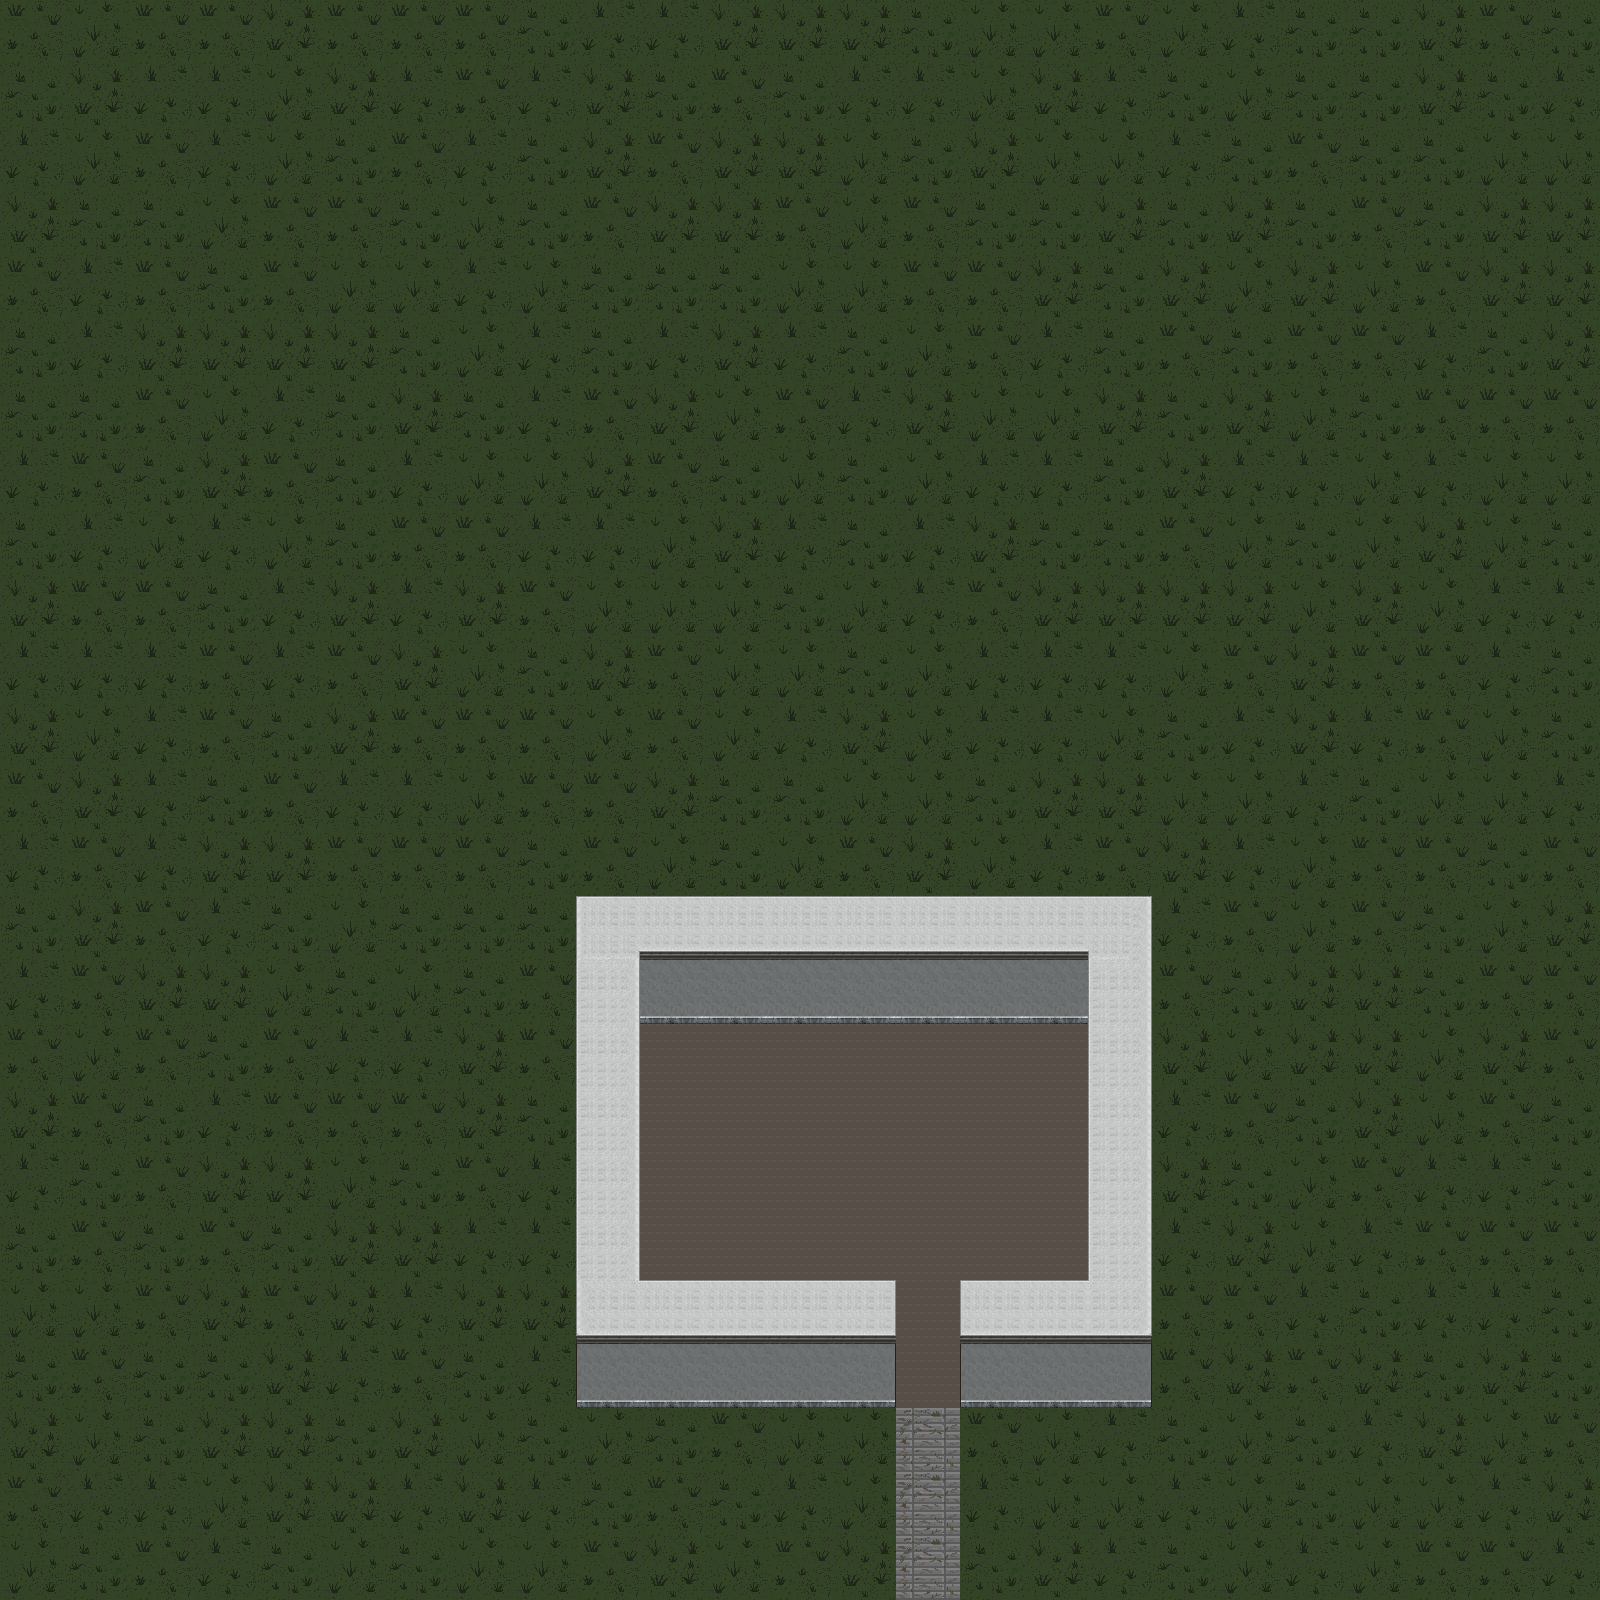

A level layout from a 2D game, rendered from its tile map. Below: a short description, then the map file with its tile-grid data intact:
An orthogonal 25x25 tile map with 64x64 px tiles, 3 tile layers (Tile Layer 1, Tile Layer 2, Tile Layer 3), 2 tilesets.

<map version="1.0" tiledversion="1.1.1" orientation="orthogonal" renderorder="left-down" width="25" height="25" tilewidth="64" tileheight="64" infinite="0" nextobjectid="1">
 <tileset firstgid="1" source="Terrain.tsx" />
 <tileset firstgid="101" source="City_walls.tsx" />
 <layer name="Tile Layer 1" width="25" height="25">
  <data encoding="csv">
2,3,2,2,4,2,2,2,5,1,1,4,4,4,5,3,3,2,3,1,5,5,4,2,5,
5,4,1,1,3,4,1,2,1,4,5,2,5,1,1,3,4,1,5,3,5,5,4,5,1,
1,3,2,1,3,5,2,1,5,4,2,4,4,3,5,4,3,3,1,5,2,5,5,3,3,
4,5,5,3,2,2,5,3,5,2,4,4,2,3,2,5,5,4,5,4,5,2,5,4,4,
2,1,2,5,2,3,3,1,3,5,5,5,3,3,2,2,4,5,4,3,4,3,2,4,4,
5,1,4,4,4,4,5,3,1,5,1,4,1,5,3,2,1,5,2,5,2,2,1,5,4,
5,5,2,3,1,5,4,5,1,2,4,3,2,1,4,3,3,4,5,4,3,5,2,2,2,
1,2,5,4,2,5,1,3,3,4,2,5,3,5,3,1,1,5,4,1,1,3,1,3,3,
5,1,3,1,3,5,2,2,1,1,3,4,1,5,1,4,5,5,2,3,5,3,4,3,5,
4,2,2,5,1,4,1,4,2,3,3,3,5,3,1,2,4,4,4,4,3,4,3,1,1,
1,1,1,2,1,2,4,3,5,4,2,3,3,5,3,1,1,1,3,2,4,2,2,1,5,
4,3,1,2,5,4,2,2,2,3,2,3,1,4,3,1,1,3,5,1,4,1,2,3,5,
2,4,1,5,2,1,1,3,2,2,4,5,5,3,3,5,4,4,3,3,1,5,3,3,1,
1,2,1,4,4,2,2,2,5,2,3,5,3,2,4,3,1,2,4,1,3,2,2,5,2,
5,4,2,1,5,3,5,5,5,3,1,5,1,4,5,2,2,3,1,2,3,2,5,3,4,
1,2,4,4,3,5,3,5,2,4,3,2,2,5,2,2,1,2,2,5,4,4,5,2,2,
2,3,2,5,2,1,1,4,2,5,16,16,16,16,16,16,16,4,4,3,4,4,3,4,2,
4,2,5,1,2,2,2,4,5,1,16,16,16,16,16,16,16,1,1,2,5,4,3,2,5,
1,5,2,4,4,3,5,2,1,2,16,16,16,16,16,16,16,2,4,5,3,2,1,1,5,
5,2,5,2,5,4,4,1,1,3,16,16,16,16,16,16,16,4,1,4,3,1,2,2,2,
3,3,2,4,2,4,1,4,4,1,4,5,1,4,16,5,2,4,2,2,1,5,1,1,5,
5,2,5,5,4,1,2,5,1,1,3,1,4,1,16,1,4,3,2,4,2,4,5,4,5,
4,3,5,4,4,5,4,3,5,3,5,2,3,3,39,2,3,1,5,3,5,1,4,3,2,
2,1,1,3,4,4,1,4,1,5,2,5,1,3,39,1,3,3,1,3,5,3,3,1,4,
3,5,2,1,5,3,5,3,3,2,4,3,2,4,39,5,4,1,5,3,1,3,2,2,1
</data>
 </layer>
 <layer name="Tile Layer 2" width="25" height="25">
  <data encoding="csv">
0,0,0,0,0,0,0,0,0,0,0,0,0,0,0,0,0,0,0,0,0,0,0,0,0,
0,0,0,0,0,0,0,0,0,0,0,0,0,0,0,0,0,0,0,0,0,0,0,0,0,
0,0,0,0,0,0,0,0,0,0,0,0,0,0,0,0,0,0,0,0,0,0,0,0,0,
0,0,0,0,0,0,0,0,0,0,0,0,0,0,0,0,0,0,0,0,0,0,0,0,0,
0,0,0,0,0,0,0,0,0,0,0,0,0,0,0,0,0,0,0,0,0,0,0,0,0,
0,0,0,0,0,0,0,0,0,0,0,0,0,0,0,0,0,0,0,0,0,0,0,0,0,
0,0,0,0,0,0,0,0,0,0,0,0,0,0,0,0,0,0,0,0,0,0,0,0,0,
0,0,0,0,0,0,0,0,0,0,0,0,0,0,0,0,0,0,0,0,0,0,0,0,0,
0,0,0,0,0,0,0,0,0,0,0,0,0,0,0,0,0,0,0,0,0,0,0,0,0,
0,0,0,0,0,0,0,0,0,0,0,0,0,0,0,0,0,0,0,0,0,0,0,0,0,
0,0,0,0,0,0,0,0,0,0,0,0,0,0,0,0,0,0,0,0,0,0,0,0,0,
0,0,0,0,0,0,0,0,0,0,0,0,0,0,0,0,0,0,0,0,0,0,0,0,0,
0,0,0,0,0,0,0,0,0,0,0,0,0,0,0,0,0,0,0,0,0,0,0,0,0,
0,0,0,0,0,0,0,0,0,0,0,0,0,0,0,0,0,0,0,0,0,0,0,0,0,
0,0,0,0,0,0,0,0,0,0,0,0,0,0,0,0,0,0,0,0,0,0,0,0,0,
0,0,0,0,0,0,0,0,0,0,214,214,214,214,214,214,214,0,0,0,0,0,0,0,0,
0,0,0,0,0,0,0,0,0,0,0,0,0,0,0,0,0,0,0,0,0,0,0,0,0,
0,0,0,0,0,0,0,0,0,0,0,0,0,0,0,0,0,0,0,0,0,0,0,0,0,
0,0,0,0,0,0,0,0,0,0,0,0,0,0,0,0,0,0,0,0,0,0,0,0,0,
0,0,0,0,0,0,0,0,0,0,0,0,0,0,0,0,0,0,0,0,0,0,0,0,0,
0,0,0,0,0,0,0,0,0,0,0,0,0,0,0,0,0,0,0,0,0,0,0,0,0,
0,0,0,0,0,0,0,0,0,213,214,214,214,215,0,213,214,215,0,0,0,0,0,0,0,
0,0,0,0,0,0,0,0,0,0,0,0,0,0,0,0,0,0,0,0,0,0,0,0,0,
0,0,0,0,0,0,0,0,0,0,0,0,0,0,0,0,0,0,0,0,0,0,0,0,0,
0,0,0,0,0,0,0,0,0,0,0,0,0,0,0,0,0,0,0,0,0,0,0,0,0
</data>
 </layer>
 <layer name="Tile Layer 3" width="25" height="25">
  <data encoding="csv">
0,0,0,0,0,0,0,0,0,0,0,0,0,0,0,0,0,0,0,0,0,0,0,0,0,
0,0,0,0,0,0,0,0,0,0,0,0,0,0,0,0,0,0,0,0,0,0,0,0,0,
0,0,0,0,0,0,0,0,0,0,0,0,0,0,0,0,0,0,0,0,0,0,0,0,0,
0,0,0,0,0,0,0,0,0,0,0,0,0,0,0,0,0,0,0,0,0,0,0,0,0,
0,0,0,0,0,0,0,0,0,0,0,0,0,0,0,0,0,0,0,0,0,0,0,0,0,
0,0,0,0,0,0,0,0,0,0,0,0,0,0,0,0,0,0,0,0,0,0,0,0,0,
0,0,0,0,0,0,0,0,0,0,0,0,0,0,0,0,0,0,0,0,0,0,0,0,0,
0,0,0,0,0,0,0,0,0,0,0,0,0,0,0,0,0,0,0,0,0,0,0,0,0,
0,0,0,0,0,0,0,0,0,0,0,0,0,0,0,0,0,0,0,0,0,0,0,0,0,
0,0,0,0,0,0,0,0,0,0,0,0,0,0,0,0,0,0,0,0,0,0,0,0,0,
0,0,0,0,0,0,0,0,0,0,0,0,0,0,0,0,0,0,0,0,0,0,0,0,0,
0,0,0,0,0,0,0,0,0,0,0,0,0,0,0,0,0,0,0,0,0,0,0,0,0,
0,0,0,0,0,0,0,0,0,0,0,0,0,0,0,0,0,0,0,0,0,0,0,0,0,
0,0,0,0,0,0,0,0,0,0,0,0,0,0,0,0,0,0,0,0,0,0,0,0,0,
0,0,0,0,0,0,0,0,0,165,198,198,198,198,198,198,198,166,0,0,0,0,0,0,0,
0,0,0,0,0,0,0,0,0,197,0,0,0,0,0,0,0,197,0,0,0,0,0,0,0,
0,0,0,0,0,0,0,0,0,197,0,0,0,0,0,0,0,197,0,0,0,0,0,0,0,
0,0,0,0,0,0,0,0,0,197,0,0,0,0,0,0,0,197,0,0,0,0,0,0,0,
0,0,0,0,0,0,0,0,0,197,0,0,0,0,0,0,0,197,0,0,0,0,0,0,0,
0,0,0,0,0,0,0,0,0,197,0,0,0,0,0,0,0,197,0,0,0,0,0,0,0,
0,0,0,0,0,0,0,0,0,181,198,198,198,185,0,169,198,182,0,0,0,0,0,0,0,
0,0,0,0,0,0,0,0,0,0,0,0,0,0,0,0,0,0,0,0,0,0,0,0,0,
0,0,0,0,0,0,0,0,0,0,0,0,0,0,0,0,0,0,0,0,0,0,0,0,0,
0,0,0,0,0,0,0,0,0,0,0,0,0,0,0,0,0,0,0,0,0,0,0,0,0,
0,0,0,0,0,0,0,0,0,0,0,0,0,0,0,0,0,0,0,0,0,0,0,0,0
</data>
 </layer>
</map>